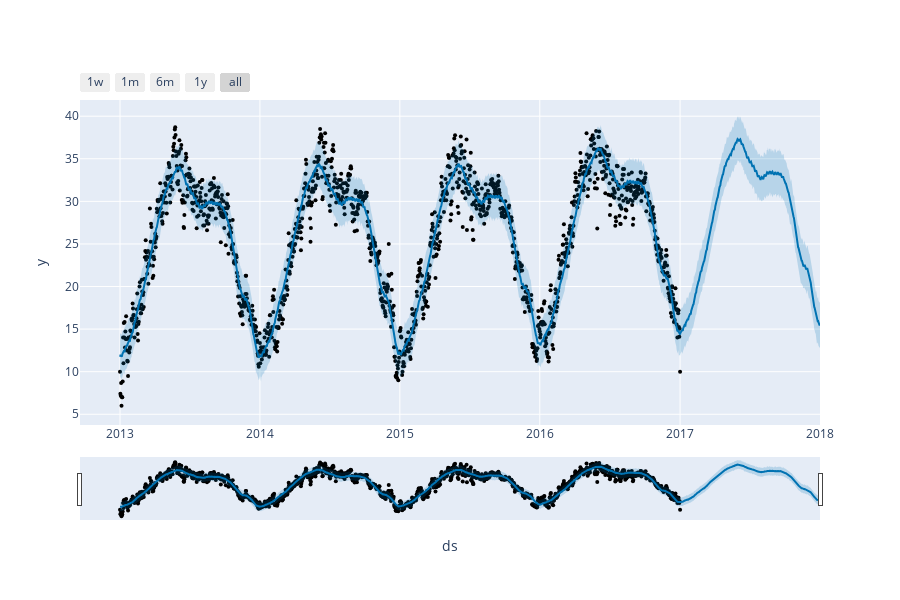

The cell this chart's notebook holds for it:
### Code cell
plot_plotly(model, forecast)

### Figure 1 — Plotly figure (JSON) as saved in the notebook; plotly's stock layout.template omitted (floating-point values rounded to 4 significant figures; data arrays with more than 128 entries replaced by an {"elided": "..."} marker saying what was removed)
{"data": [{"marker": {"color": "black", "size": 4}, "mode": "markers", "name": "Actual", "type": "scatter", "x": {"elided": "1462 str values"}, "y": {"elided": "1462 float values"}}, {"hoverinfo": "skip", "line": {"width": 0}, "mode": "lines", "type": "scatter", "x": {"elided": "1827 str values"}, "y": {"elided": "1827 float values"}}, {"fill": "tonexty", "fillcolor": "rgba(0, 114, 178, 0.2)", "line": {"color": "#0072B2", "width": 2}, "mode": "lines", "name": "Predicted", "type": "scatter", "x": {"elided": "1827 str values"}, "y": {"elided": "1827 float values"}}, {"fill": "tonexty", "fillcolor": "rgba(0, 114, 178, 0.2)", "hoverinfo": "skip", "line": {"width": 0}, "mode": "lines", "type": "scatter", "x": {"elided": "1827 str values"}, "y": {"elided": "1827 float values"}}], "layout": {"height": 600, "showlegend": false, "width": 900, "xaxis": {"rangeselector": {"buttons": [{"count": 7, "label": "1w", "step": "day", "stepmode": "backward"}, {"count": 1, "label": "1m", "step": "month", "stepmode": "backward"}, {"count": 6, "label": "6m", "step": "month", "stepmode": "backward"}, {"count": 1, "label": "1y", "step": "year", "stepmode": "backward"}, {"step": "all"}]}, "rangeslider": {"visible": true}, "title": {"text": "ds"}, "type": "date"}, "yaxis": {"title": {"text": "y"}}}}
